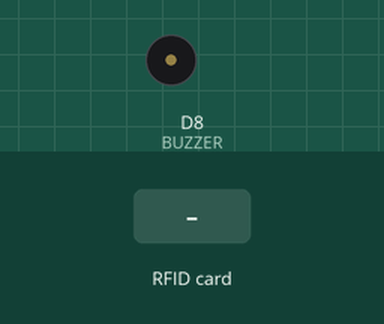
This sketch was run on a simulated ESP8266 (NodeMCU). Parts: buzzer (waves = sounding). The test bench sets the inputs (shaded band). WiFi joins after 1.5 s; servers stay silent unless stated; uploads are accepted with an empty reply; what the sketch prints to the serial monitor is not drawn.

Above: at 5.7 s.
5.8 s: RFID card 5E 7A 19 C4 held to the reader
At 5.88 s:
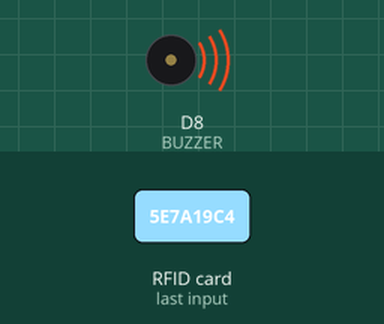
Timing chart, 0 to 8.8 s (numbered marks = the images above; inputs shaded):
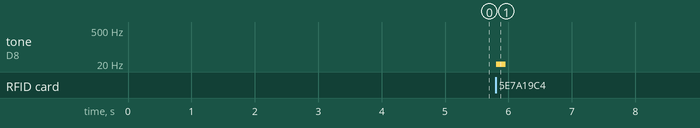

The sketch:

NodeMCU_RFIDv2_asosiy.ino
```cpp
//*******************************libraries********************************
//RFID-----------------------------
#include <SPI.h>
#include <MFRC522.h>
//NodeMCU--------------------------
#include <ESP8266WiFi.h>
#include <ESP8266HTTPClient.h>
#include <WiFiClient.h>

WiFiClient wifiClient;
//************************************************************************
#define SS_PIN  D2  //D2
#define RST_PIN D1  //D1
//int PiezoPin = 15;  //D8
#define BUZZER D8 //buzzer pin
#define ACCESS_DELAY 2000
#define DENIED_DELAY 1000
//************************************************************************
MFRC522 mfrc522(SS_PIN, RST_PIN); // Create MFRC522 instance.
#define ON_Board_LED 2  //--> Defining an On Board LED, used for indicators when the process of connecting to a wifi router
//************************************************************************
/* Set these to your desired credentials. */
const char *ssid = "GPS";
const char *password = "11223344551";
const char* device_token  = "dcf8e93698bd3e06";
//************************************************************************
String URL = "http://192.168.45.94/ruxsat2/getdata.php"; //computer IP or the server domain
String getData, Link;
String OldCardID = "";
unsigned long previousMillis = 0;
//************************************************************************
void setup() {
  delay(500);
  Serial.begin(115200);
  SPI.begin();  // Init SPI bus
  mfrc522.PCD_Init(); // Init MFRC522 card
//  pinMode(PiezoPin, OUTPUT);
  pinMode(BUZZER, OUTPUT);
  noTone(BUZZER);
  //---------------------------------------------
  connectToWiFi();
//  digitalWrite(PiezoPin, HIGH), delay(100), digitalWrite(PiezoPin, LOW);
}
//************************************************************************
void loop() {
  //check if there's a connection to Wi-Fi or not
  if(!WiFi.isConnected()){
    connectToWiFi();    //Retry to connect to Wi-Fi
  }
  //---------------------------------------------
  if (millis() - previousMillis >= 15000) {
    previousMillis = millis();
    OldCardID="";
  }
  delay(50);
  //---------------------------------------------
  //look for new card
  if ( ! mfrc522.PICC_IsNewCardPresent()) {
    return;//got to start of loop if there is no card present
  }
  // Select one of the cards
  if ( ! mfrc522.PICC_ReadCardSerial()) {
//    digitalWrite(PiezoPin, HIGH), delay(200), digitalWrite(PiezoPin, LOW);
    return;//if read card serial(0) returns 1, the uid struct contians the ID of the read card.
  }
  String CardID ="";
  for (byte i = 0; i < mfrc522.uid.size; i++) {
    CardID += mfrc522.uid.uidByte[i];
  }
  //---------------------------------------------
  if( CardID == OldCardID ){
    return;
    tone(BUZZER, 1000);
    delay(100);
    noTone(BUZZER);
    delay(50);
    tone(BUZZER, 1000);
    delay(100);
    noTone(BUZZER);
//    digitalWrite(PiezoPin, HIGH), delay(100), digitalWrite(PiezoPin, LOW);
  }
  else{
    OldCardID = CardID;
    tone(BUZZER, HIGH);
    delay(150);
    noTone(BUZZER);
  }
  //---------------------------------------------
//  Serial.println(CardID);
  SendCardID(CardID);
  delay(1000);
}
//************send the Card UID to the website*************
void SendCardID( String Card_uid ){
  Serial.println("Sending the Card ID");
  if(WiFi.isConnected()){
//    digitalWrite(ON_Board_LED, LOW);
    HTTPClient http;    //Declare object of class HTTPClient
    //GET Data
    getData = "?card_uid=" + String(Card_uid) + "&device_token=" + String(device_token); // Add the Card ID to the GET array in order to send it
    //GET methode
    Link = URL + getData;
    http.begin(wifiClient, Link); //initiate HTTP request   //Specify content-type header

    int httpCode = http.GET();   //Send the request
    String payload = http.getString();    //Get the response payload

//    Serial.println(Link);   //Print HTTP return code
    Serial.println(httpCode);   //Print HTTP return code
    Serial.println(Card_uid);     //Print Card ID
    Serial.println(payload);    //Print request response payload

    if (httpCode == 200) {
      if (payload.substring(0, 5) == "login") {
        String user_name = payload.substring(5);
    //  Serial.println(user_name);

      }
      else if (payload.substring(0, 6) == "logout") {
        String user_name = payload.substring(6);
    //  Serial.println(user_name);

      }
      else if (payload == "succesful") {

      }
      else if (payload == "available") {

      }
      delay(100);
      http.end();  //Close connection
      digitalWrite(ON_Board_LED, HIGH);
    }
  }
}
//********************connect to the WiFi******************
void connectToWiFi(){
    WiFi.mode(WIFI_OFF);        //Prevents reconnection issue (taking too long to connect)
    delay(1000);
    WiFi.mode(WIFI_STA);
    Serial.print("Connecting to ");
    Serial.println(ssid);
    WiFi.begin(ssid, password);

    while (WiFi.status() != WL_CONNECTED) {
      delay(500);
      Serial.print(".");
      //----------------------------------------Make the On Board Flashing LED on the process of connecting to the wifi router.
      digitalWrite(ON_Board_LED, LOW);
      delay(250);
      digitalWrite(ON_Board_LED, HIGH);
      delay(250);
    }
    digitalWrite(ON_Board_LED, HIGH); //--> Turn off the On Board LED when it is connected to the wifi router.
    Serial.println("");
    Serial.print("Successfully connected to : ");
    Serial.println(ssid);
    Serial.print("IP address: ");
    Serial.println(WiFi.localIP());  //IP address assigned to your ESP

    delay(1000);
}
//=======================================================================
```

Measured:
- after the input at 5.8 s, tone on D8 (BUZZER): silent → 1 Hz at once, → silent 0.15 s later
